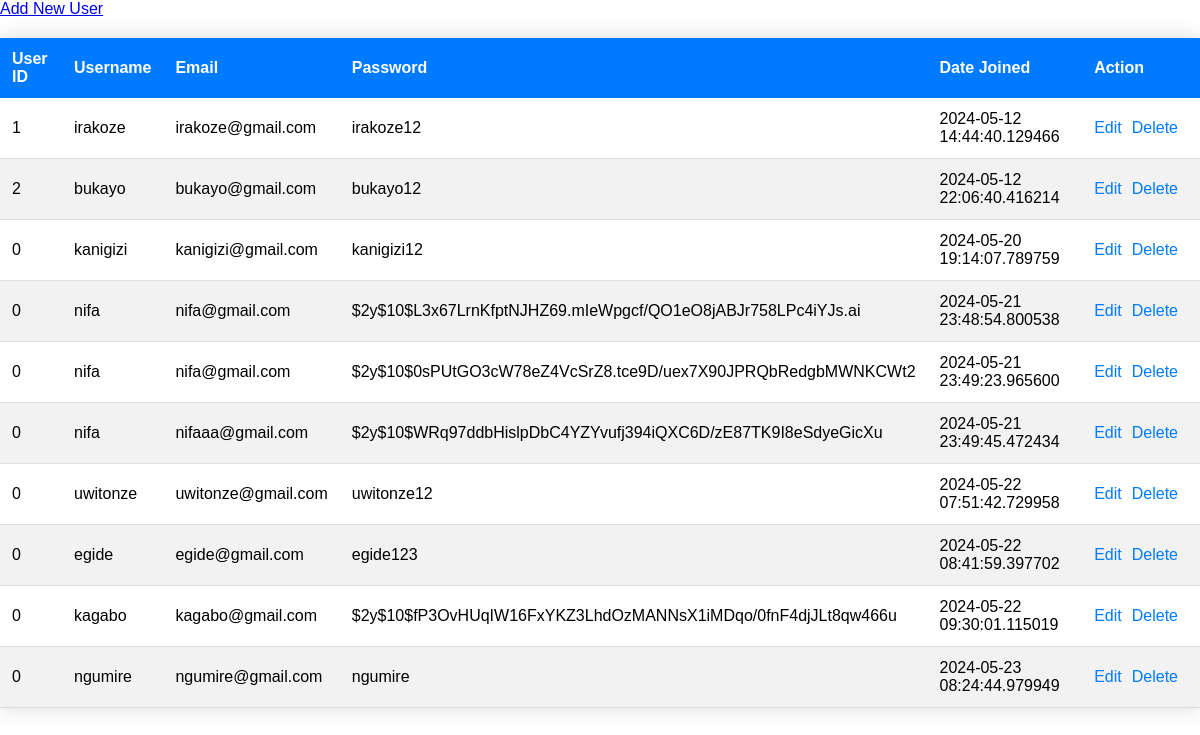
The page /manage_users.php on the database its author committed.
### tables this page shows
CREATE TABLE `users` (
  `UserID` int(50) NOT NULL,
  `Username` text NOT NULL,
  `Photo` blob NOT NULL,
  `Email` text NOT NULL,
  `Password` text NOT NULL,
  `DateJoined` timestamp(6) NOT NULL DEFAULT current_timestamp(6)
);

### manage_users.php (the view, shortened to what this page needs)
<!DOCTYPE html>
<html lang="en">
<head>
    <link rel="stylesheet" href="styles.css">
</head>
<body>
    <a href="add_user.php">Add New User</a>
    <table class="styled-table">
        <thead>
            <tr>
                <th>User ID</th>
                <th>Username</th>
                <th>Email</th>
                <th>Password</th>
                <th>Date Joined</th>
                <th>Action</th>
            </tr>
        </thead>
        <tbody>
            <?php
            require_once "config.php";
            $sql = "SELECT * FROM users";
            $result = $conn->query($sql);
            if ($result->num_rows > 0) {
                while ($row = $result->fetch_assoc()) {
                    echo "<tr>";
                    echo "<td>" . $row["UserID"] . "</td>";
                    echo "<td>" . $row["Username"] . "</td>";
                    echo "<td>" . $row["Email"] . "</td>";
                    echo "<td>" . $row["Password"] . "</td>";
                    echo "<td>" . $row["DateJoined"] . "</td>";
                    echo "<td>";
                    echo "<a href='edit_user.php?id=" . $row["UserID"] . "'>Edit</a>";
                    echo "<a href='delete_user.php?id=" . $row["UserID"] . "' onclick='return confirm(\"Are you sure you want to delete this user?\")'>Delete</a>";
                    echo "</td>";
                    echo "</tr>";
                }
            } else {
                echo "<tr><td colspan='5'>No users found.</td></tr>";
            }
            ?>
        </tbody>
    </table>
</body>
</html>

### styles.css (style rules this page uses)
body { font-family: Arial, sans-serif; margin: 0; padding: 0; }

### manage_users.php (style rules this page uses)
.styled-table { width: 100%; border-collapse: collapse; margin-top: 20px; box-shadow: 0 0 20px rgba(0, 0, 0, 0.15); }
.styled-table thead th { background-color: #007bff; color: #fff; font-weight: bold; text-align: left; padding: 12px; }
.styled-table tbody td { padding: 12px; border-bottom: 1px solid #ddd; }
.styled-table tbody tr:nth-child(even) { background-color: #f2f2f2; }
.styled-table tbody td a { text-decoration: none; color: #007bff; cursor: pointer; margin-right: 10px; }

### rows shown on the page
users: UserID "1", Username "irakoze", Email "irakoze@gmail.com", Password "irakoze12", DateJoined "2024-05-12 14:44:40.129466"
users: UserID "2", Username "bukayo", Email "bukayo@gmail.com", Password "bukayo12", DateJoined "2024-05-12 22:06:40.416214"
users: UserID "0", Username "kanigizi", Email "kanigizi@gmail.com", Password "kanigizi12", DateJoined "2024-05-20 19:14:07.789759"
users: UserID "0", Username "nifa", Email "nifa@gmail.com", Password "$2y$10$L3x67LrnKfptNJHZ69.mIeWpgcf/QO1eO8jABJr758LPc4iYJs.ai", DateJoined "2024-05-21 23:48:54.800538"
users: UserID "0", Username "nifa", Email "nifa@gmail.com", Password "$2y$10$0sPUtGO3cW78eZ4VcSrZ8.tce9D/uex7X90JPRQbRedgbMWNKCWt2", DateJoined "2024-05-21 23:49:23.965600"
users: UserID "0", Username "nifa", Email "nifaaa@gmail.com", Password "$2y$10$WRq97ddbHislpDbC4YZYvufj394iQXC6D/zE87TK9I8eSdyeGicXu", DateJoined "2024-05-21 23:49:45.472434"
users: UserID "0", Username "uwitonze", Email "uwitonze@gmail.com", Password "uwitonze12", DateJoined "2024-05-22 07:51:42.729958"
users: UserID "0", Username "egide", Email "egide@gmail.com", Password "egide123", DateJoined "2024-05-22 08:41:59.397702"
users: UserID "0", Username "kagabo", Email "kagabo@gmail.com", Password "$2y$10$fP3OvHUqIW16FxYKZ3LhdOzMANNsX1iMDqo/0fnF4djJLt8qw466u", DateJoined "2024-05-22 09:30:01.115019"
users: UserID "0", Username "ngumire", Email "ngumire@gmail.com", Password "ngumire", DateJoined "2024-05-23 08:24:44.979949"
